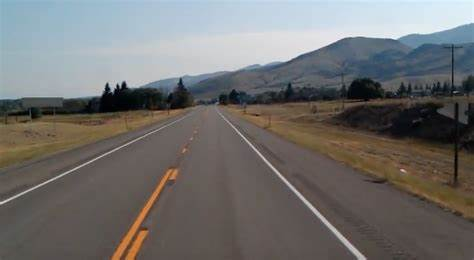
#> input picture Adhisha_Gupta/OpenCV_Tutorial/OpenCV_Hough_Transformation/road.jpg, 474 x 260 px
$ jupyter execute OpenCv_HoughProbablistic.ipynb
#> lines starting #> are read from the running program, lines starting #| are printed output that depends on the picture; after the words box and inside, x2 and y2 are one past the last pixel; in counts of white or black regions, pixels touching at a corner belong together
Hough Line Probablistic transform is an optimization of the normal Hough transform

[cell 1]
import cv2
import numpy as np

[cell 2]
img = cv2.imread('road.jpg')
#> img is the input picture: shape (260, 474, 3); mean B, G, R 110, 111.3, 112.6
gray = cv2.cvtColor(img, cv2.COLOR_BGR2GRAY)
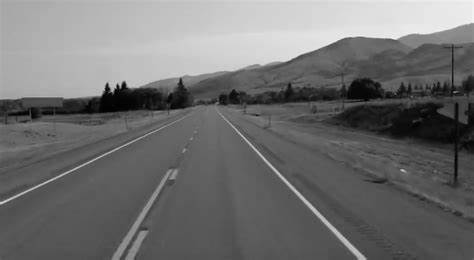
#> gray: shape (260, 474); min 0, max 248, mean 111.5

edges = cv2.Canny(gray,50,150,apertureSize = 3)
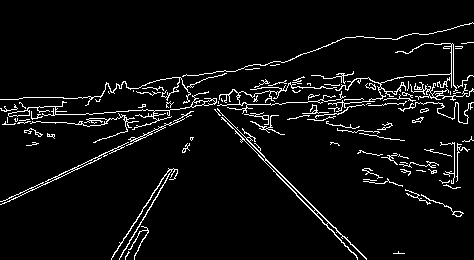
#> edges: shape (260, 474); 5.3% white in thin lines or dots
cv2.imshow('edges', edges)

lines = cv2.HoughLinesP(edges,1,np.pi/180,100,minLineLength=100,maxLineGap=10)
#> lines = [[246, 139, 366, 259], [1, 201, 186, 115], [308, 101, 469, 95], [182, 76, 357, 257], [0, 204, 191, 115], [31, 116, 153, 110], [139, 114, 239, 100], [336, 107, 438, 102]]
# 1 is rho - distance resolution of the accumulator in pixels
# np.pi/180 is theta - angle resolution  of the accumulator in radians
# 100 is threshold - Accumulator threshold parameter. Only those lines are returned that get enough votes ( > threshold )
# minLineLength - Minimum length of line. Line segments shorter then this are rejected.
# maxLineGap - Max. allowed gap b/w line segments to treat them as a single line.


for line in lines:
    x1,y1,x2,y2 = line[0]
    cv2.line(img,(x1,y1),(x2,y2),(0,255,0),2) # (0,255,0) - color of line # 2 is thickness
#> this loop made 8 passes
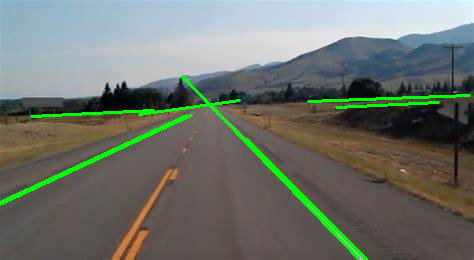
#> img: shape (260, 474, 3); 3.11% of pixels changed, all inside (x1, y1, x2, y2) = (0, 75, 471, 260)

cv2.imshow('image', img)
k = cv2.waitKey(0)
#> (key Esc is pressed here)
cv2.destroyAllWindows()
